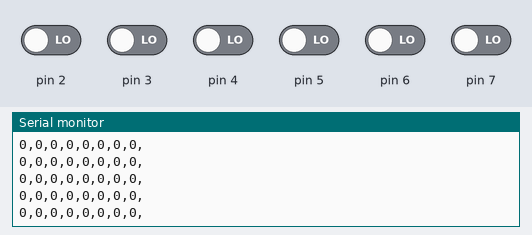
Simulated run of this sketch. Board: Arduino Uno, built with avr-gcc and run on an emulated ATmega328P. Parts: the last lines printed to the serial monitor. The inputs (shaded band) are chosen by the test bench; at power-on: pin 2–7 LOW.

Above: at 1.2 s.
1.3 s: pin 2 driven HIGH
At 1.9 s:
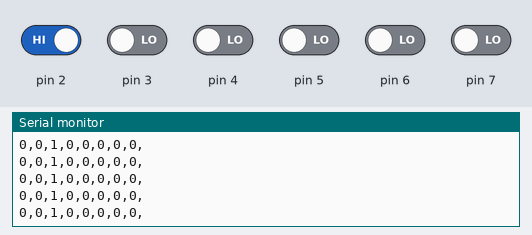
4.3 s: pin 3 driven HIGH
At 4.9 s:
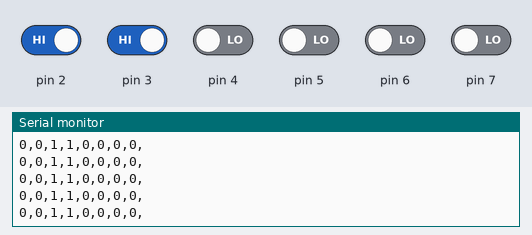
5.8 s: pin 4 driven HIGH
At 6.6 s:
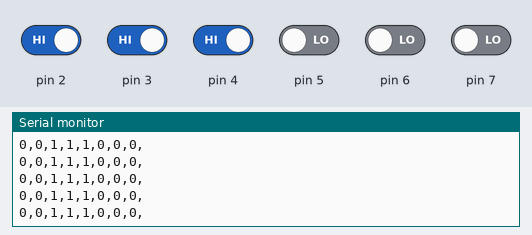
8.8 s: pin 5 driven HIGH
At 9.3 s:
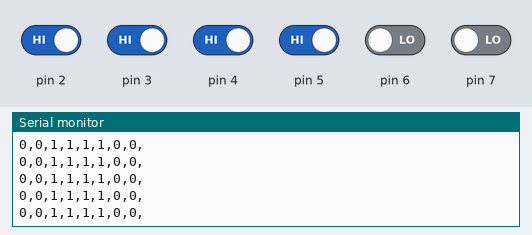
11.8 s: pin 6 driven HIGH
At 12.3 s:
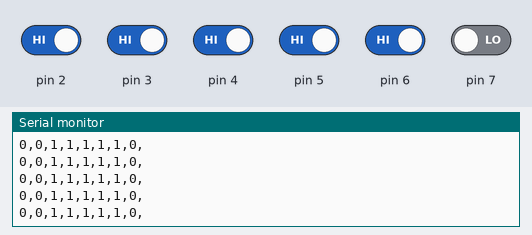
14.8 s: pin 7 driven HIGH
At 15.7 s:
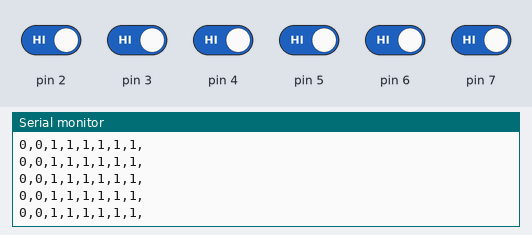

The sketch:

8085_Nano_test.ino
```cpp
void setup() {
  Serial.begin(9600);
  for(int i=0; i<7; i++){
    pinMode(i, INPUT);
  }
}

void loop() {
  for(int i=0; i<8; i++){
    Serial.print(digitalRead(i));
    Serial.print(",");
  }
  Serial.println();
}
```

Measured:
- after the input at 1.3 s, the serial monitor: prints a new line after 0.07 s (image 1)
- after the input at 4.3 s, the serial monitor: prints a new line after 0.06 s (image 2)
- after the input at 5.8 s, the serial monitor: prints a new line after 0.06 s (image 3)
- after the input at 8.8 s, the serial monitor: prints a new line after 0.07 s (image 4)
- after the input at 11.8 s, the serial monitor: prints a new line after 0.07 s (image 5)
- after the input at 14.8 s, the serial monitor: prints a new line after 0.06 s (image 6)
